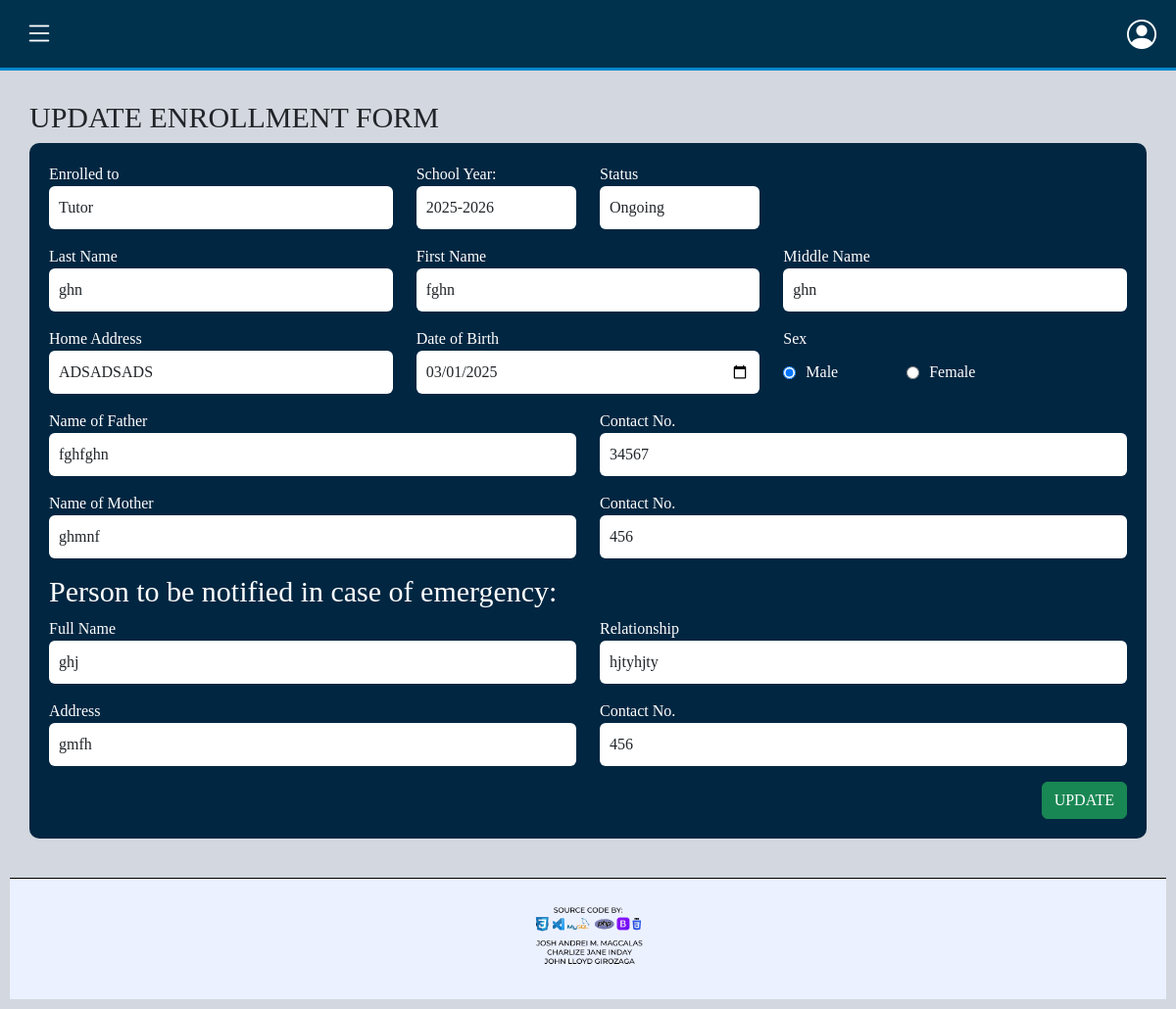
Screenshot of /website/update-enrollment-form.php?student_id=1 with the database file from the repository.
### tables this page shows
CREATE TABLE `tbl_student_info` (
  `student_id` int(11) NOT NULL,
  `enroll_category` enum('Nursery','Kindergarten_1','Kindergarten_2','Tutor') NOT NULL,
  `schoolyear` varchar(10) NOT NULL,
  `last_name` varchar(50) NOT NULL,
  `first_name` varchar(100) NOT NULL,
  `middle_name` varchar(50) DEFAULT NULL,
  `address` text NOT NULL,
  `birthdate` date NOT NULL,
  `sex` enum('Male','Female') NOT NULL,
  `parent1` varchar(50) DEFAULT NULL,
  `parent1_contact` int(12) DEFAULT NULL,
  `parent2` varchar(50) DEFAULT NULL,
  `parent2_contact` int(12) DEFAULT NULL,
  `emergency_fullname` varchar(50) NOT NULL,
  `emergency_relationship` varchar(50) NOT NULL,
  `emergency_address` text NOT NULL,
  `emergency_contact_no` int(12) NOT NULL,
  `created_by` int(11) DEFAULT NULL,
  `date_created` timestamp NOT NULL DEFAULT current_timestamp() ON UPDATE current_timestamp(),
  `updated_by` int(11) DEFAULT NULL,
  `date_updated` timestamp NOT NULL DEFAULT current_timestamp(),
  `isactive` tinyint(1) NOT NULL
);

### website/update-enrollment-form.php (the view, shortened to what this page needs)
<?php
include('../database/dbconnect.php');
if(isset($_GET["student_id"])){
    $student_id = $_GET["student_id"];
    $stmt = $conn->prepare("CALL get_tbl_student_info(1,?)");
    $stmt->bind_param("i", $student_id);
    $stmt->execute();
    $result = $stmt->get_result();
    if ($result->num_rows > 0) {
        $row = $result->fetch_assoc();
    } else {
        die("Student not found!");
    }
} else {
    die("Invalid request!");
}
$enroll_category = $row["enroll_category"];
$schoolyear = $row["schoolyear"];
$last_name = $row["last_name"];
$first_name = $row["first_name"];
$middle_name = $row["middle_name"];
$address = $row["address"];
$birthdate = $row["birthdate"];
$sex = $row["sex"];
$parent1 = $row["parent1"];
$parent1_contact = $row["parent1_contact"];
$parent2 = $row["parent2"];
$parent2_contact = $row["parent2_contact"];
$emergency_fullname = $row["emergency_fullname"];
$emergency_relationship = $row["emergency_relationship"];
$emergency_address = $row["emergency_address"];
$emergency_contact_no = $row["emergency_contact_no"];
?>
<!DOCTYPE html>
<html lang="en">
<head>
    <link rel="stylesheet" href="/bootstrap/css/bootstrap.css">
    <link href="https://cdn.jsdelivr.net/npm/bootstrap@5.3.2/dist/css/bootstrap.min.css" rel="stylesheet">
    <link href="https://cdn.jsdelivr.net/npm/bootstrap-icons/font/bootstrap-icons.css" rel="stylesheet">
    <link rel="stylesheet" href="https://cdnjs.cloudflare.com/ajax/libs/font-awesome/6.7.2/css/all.min.css">
</head>
<body>
    <?php include"../Layouts/navbar.php"?>
    <div class="container">
        <h2 class="text-align">UPDATE ENROLLMENT FORM</h2>
        <div class="form-container">
            <form method="POST" action="../database/db_update-student.php">
                <div class="row mb-3">
                    <div class="col-4">
                        <label>Enrolled to</label>
                        <select class="form-control" id="enroll_category" name="enroll_category">
                            <option value="Tutor" <?= ($enroll_category == "Tutor") ? 'selected' : ''; ?>>Tutor</option>
                        </select>
                    </div>
                    <div class="col-2">
                        <label>School Year:</label>
                        <input type="text" class="form-control" id="schoolyear" name="schoolyear" value="<?php echo $schoolyear; ?>">
                    </div>
                    <div class="col-2">
                        <label>Status</label>
                        <select type="update" class="form-control" id="" name="is_active" value="is_active" value="<?php echo $is_active; ?>">
                            <option value="1"> Ongoing </option>
                        </select>
                    </div>
                </div>
                <div class="row mb-3">
                    <div class="col">
                        <label>Last Name</label>
                        <input type="text" class="form-control" id="last_name" name="last_name" value="<?php echo $last_name; ?>">
                    </div>
                    <div class="col">
                        <label>First Name</label>
                        <input type="text" class="form-control" id="first_name" name="first_name" value="<?php echo $first_name; ?>">
                    </div>
                    <div class="col">
                        <label>Middle Name</label>
                        <input type="text" class="form-control" id="middle_name" name="middle_name" value="<?php echo $middle_name; ?>">
                    </div>
                </div>
                <div class="row mb-3">
                    <div class="col"><label>Home Address</label>
                        <input type="text" class="form-control" id="address" name="address" value="<?php echo $address; ?>">
                    </div>
                    <div class="col"><label>Date of Birth</label>
                        <input type="date" class="form-control" id="birthdate" name="birthdate" value="<?php echo $birthdate; ?>">
                    </div>
                    <div class="col">
                        <label>Sex</label>
                        <div class="radio-group">
                        <input type="radio" id="male" name="sex" value="Male" <?= ($sex == "Male") ? 'checked' : ''; ?>>
                        <label for="male">Male</label>
                        <input type="radio" id="female" name="sex" value="Female" <?= ($sex == "Female") ? 'checked' : ''; ?>>
                        <label for="female">Female</label>
                        </div>
                    </div>
                </div>
                <div class="row mb-3">
                    <div class="col">
                        <label>Name of Father</label>
                        <input type="text" class="form-control" id="parent1" name="parent1" value="<?php echo $parent1; ?>">
                    </div>
                    <div class="col">
                        <label>Contact No.</label>
                        <input type="text" class="form-control" id="parent1_contact" name="parent1_contact" value="<?php echo $parent1_contact; ?>">
                    </div>
                </div>
                <div class="row mb-3">
                    <div class="col">
                        <label>Name of Mother</label>
                        <input type="text" class="form-control" id="parent2" name="parent2" value="<?php echo $parent2; ?>">
                    </div>
                    <div class="col">
                        <label>Contact No.</label>
                        <input type="text" class="form-control" id="parent2_contact" name="parent2_contact" value="<?php echo $parent2_contact; ?>">
                    </div>
                </div>
                <h5 class="text-align">Person to be notified in case of emergency:</h5>
                <div class="row mb-3">
                    <div class="col">
                        <label>Full Name</label>
                        <input type="text" class="form-control" id="emergency_fullname" name="emergency_fullname" value="<?php echo $emergency_fullname; ?>">
                    </div>
                    <div class="col">
                        <label>Relationship</label>
                        <input type="text" class="form-control" id="emergency_relationship" name="emergency_relationship" value="<?php echo $emergency_relationship; ?>">
                    </div>
                </div>
                <div class="row mb-3">
                    <div class="col">
                        <label>Address</label>
                        <input type="text" class="form-control" id="emergency_address" name="emergency_address" value="<?php echo $emergency_address; ?>">
                    </div>
                    <div class="col">
                        <label>Contact No.</label>
                        <input type="text" class="form-control" id="emergency_contact_no" name="emergency_contact_no" value="<?php echo $emergency_contact_no; ?>">
                    </div>
                </div>
                <div class="text-end mt-3">
                    <button type="submit" class="btn btn-success" onclick="return confirmation()">UPDATE</button>
                </div>
            </form>
        </div>
    </div>
    <div class="footer">
        <img src="FOOTER.png" alt="Footer" class="footer-img">
    </div>
</body>
</html>

### Layouts/navbar.php (style rules this page uses)
body { background-color: #d3d7df; margin: 0; padding: 0; }
.container { max-width: 1300px; margin: auto; padding: 30px; }
.form-container { background-color: #012641; color: white; padding: 20px; border-radius: 10px; }
.form-control { background-color: white; border: none; padding: 10px; }
.footer { text-align: center; padding: 10px; color: white; position: relative; width: 100%; }
.footer-img { max-width: 100%; height: auto; }
.text-align { font-family: Tinos; font-size: 30px; }
.form-container { font-family: montserrat; }
.radio-group { display: flex; align-items: center; gap: 10px; padding-top: 10px; }
.radio-group label { margin-right: 60px; }

### rows the page displays
tbl_student_info: enroll_category "Tutor", schoolyear "2025-2026", last_name "ghn", first_name "fghn", middle_name "ghn", address "ADSADSADS", birthdate "03/01/2025", sex "☑ Male", sex "☐ Female", parent1 "fghfghn", parent1_contact "34567", parent2 "ghmnf", parent2_contact "456", emergency_fullname "ghj", emergency_relationship "hjtyhjty", emergency_address "gmfh", emergency_contact_no "456"
